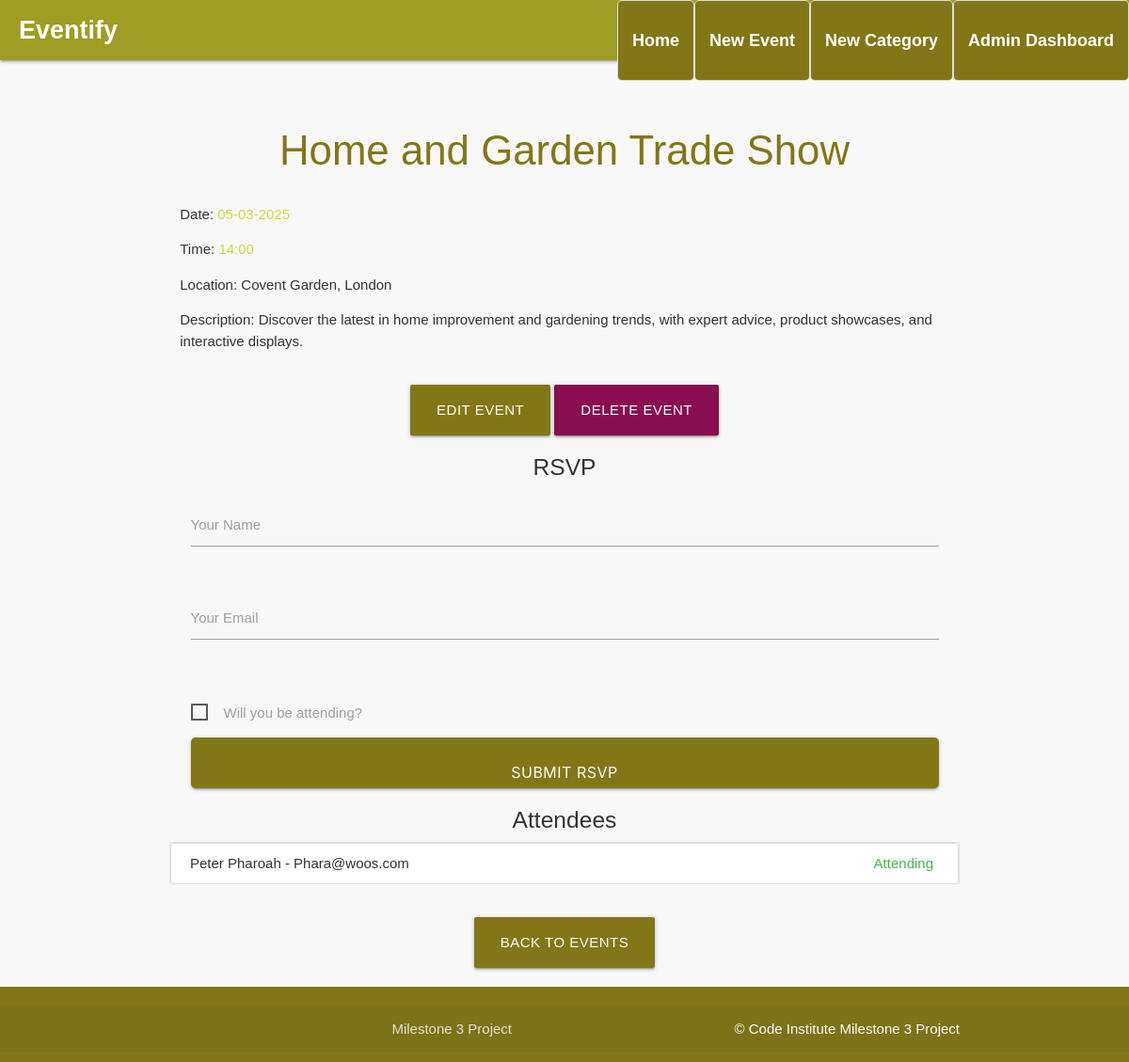
The app's page /event/5 with its own data.
### eventify/models.py (models this page shows, shortened)
class Event(db.Model):
    id = db.Column(db.Integer, primary_key=True)
    title = db.Column(db.String(100), unique=True, nullable=False)
    description = db.Column(db.Text, nullable=False)
    date = db.Column(db.DateTime, nullable=False)
    time = db.Column(db.String(8), nullable=False)
    location = db.Column(db.String(200), nullable=False)
    created_at = db.Column(db.DateTime, default=db.func.now(), nullable=False)
    featured = db.Column(db.Boolean, default=False)
    category_id = db.Column(db.Integer, db.ForeignKey('category.id'), nullable=True)
    image_file = db.Column(db.String(120), nullable=True)  # Ensure this line is included

class RSVP(db.Model):
    id = db.Column(db.Integer, primary_key=True)
    event_id = db.Column(db.Integer, db.ForeignKey('event.id'), nullable=False)
    name = db.Column(db.String(100), nullable=False)
    email = db.Column(db.String(100), nullable=False)
    attending = db.Column(db.Boolean, default=False)
    event = db.relationship('Event', backref='rsvps')

### eventify/routes.py (the view, shortened to what this page needs)
@app.route("/event/<int:event_id>", methods=["GET", "POST"])
def event_detail(event_id):
    event = Event.query.get_or_404(event_id)
    rsvps = RSVP.query.filter_by(event_id=event_id).all()  # Fetch RSVPs for this event
    return render_template("event_detail.html", event=event, rsvps=rsvps)

### eventify/__init__.py (called while the page is built)
@app.context_processor
def inject_user():
    return dict(user=current_user)

### eventify/templates/event_detail.html (shortened to what this page needs)
{% extends "base.html" %}
{% block content %}
    <h3 class="center-align lime-text text-darken-4">{{ event.title }}</h3>
    <div class="row">
        <div class="col s12">
            <p><strong>Date:</strong> <span class="lime-text">{{ event.date.strftime('%d-%m-%Y') }}</span></p>
            <p><strong>Time:</strong> <span class="lime-text">{{ event.date.strftime('%H:%M') }}</span></p>
            <p><strong>Location:</strong> {{ event.location }}</p>
            <p><strong>Description:</strong> {{ event.description }}</p>
        </div>
    </div>
    <div class="center-align">
        <a href="{{ url_for('edit_event', event_id=event.id) }}" class="btn-large lime darken-4">Edit Event</a>
        <a href="{{ url_for('delete_event', event_id=event.id) }}" class="btn-large pink darken-4" onclick="return confirm('Are you sure you want to delete this event?');">Delete Event</a>
    </div>
    <div class="row">
        <form method="POST" action="{{ url_for('rsvp', event_id=event.id) }}" class="col s12">
            <h5 class="center-align">RSVP</h5>
            <div class="input-field col s12">
                <input type="text" name="name" id="name" required>
                <label for="name">Your Name</label>
            </div>
            <div class="input-field col s12">
                <input type="email" name="email" id="email" required>
                <label for="email">Your Email</label>
            </div>
            <div class="input-field col s12">
                <label>
                    <span>Will you be attending?</span>
                </label>
            </div>
            <div class="col s12 center-align">
                <button type="submit" class="btn-large lime darken-4">Submit RSVP</button>
            </div>
        </form>
    </div>
    <div class="row">
        <h5 class="center-align">Attendees</h5>
        <ul class="collection">
            {% for rsvp in rsvps %}
                <li class="collection-item">
                    <strong>{{ rsvp.name }}</strong> - {{ rsvp.email }}
                    {% if rsvp.attending %}
                        <span class="badge green-text">Attending</span>
                    {% else %}
                        <span class="badge red-text">Not Attending</span>
                    {% endif %}
                </li>
            {% else %}
                <li class="collection-item">No RSVPs yet.</li>
            {% endfor %}
        </ul>
    </div>
    <div class="center-align" style="margin-top: 20px; margin-bottom: 20px;">
        <a href="{{ url_for('home') }}" class="btn-large lime darken-4">Back to Events</a>
    </div>
{% endblock %}

### eventify/static/css/style.css (style rules this page uses)
body { display: flex; min-height: 100vh; flex-direction: column; font-family: Arial, sans-serif; background-color: #f8f8f8; color: #333; }
a { color: #827717; text-decoration: none; }
ul { list-style-type: none; padding: 0; }
ul li { background-color: #fff; border: 1px solid #ddd; padding: 10px; margin-bottom: 10px; border-radius: 5px; }
input[type="text"], input[type="datetime-local"], textarea { width: 100%; padding: 10px; margin-bottom: 10px; border-radius: 4px; border: 1px solid #ccc; }
button { background-color: #827717; color: white; border: none; padding: 10px 15px; border-radius: 4px; cursor: pointer; }
.input-field { margin-bottom: 30px; }
.input-field label { margin-bottom: 5px; }
.center-align { margin-top: 20px; }
button[type="submit"] { width: 100%; padding: 10px; background-color: #388e3c; color: white; border: none; border-radius: 5px; cursor: pointer; font-size: 16px; }

### records on screen
Event: title "Home and Garden Trade Show", date "05-03-2025", date "14:00", location "Covent Garden, London", description "Discover the latest in home improvement and gardening trends, with expert advice, product showcases, and interactive displays."
RSVP: name "Peter Pharoah", email "Phara@woos.com", attending "Attending"
